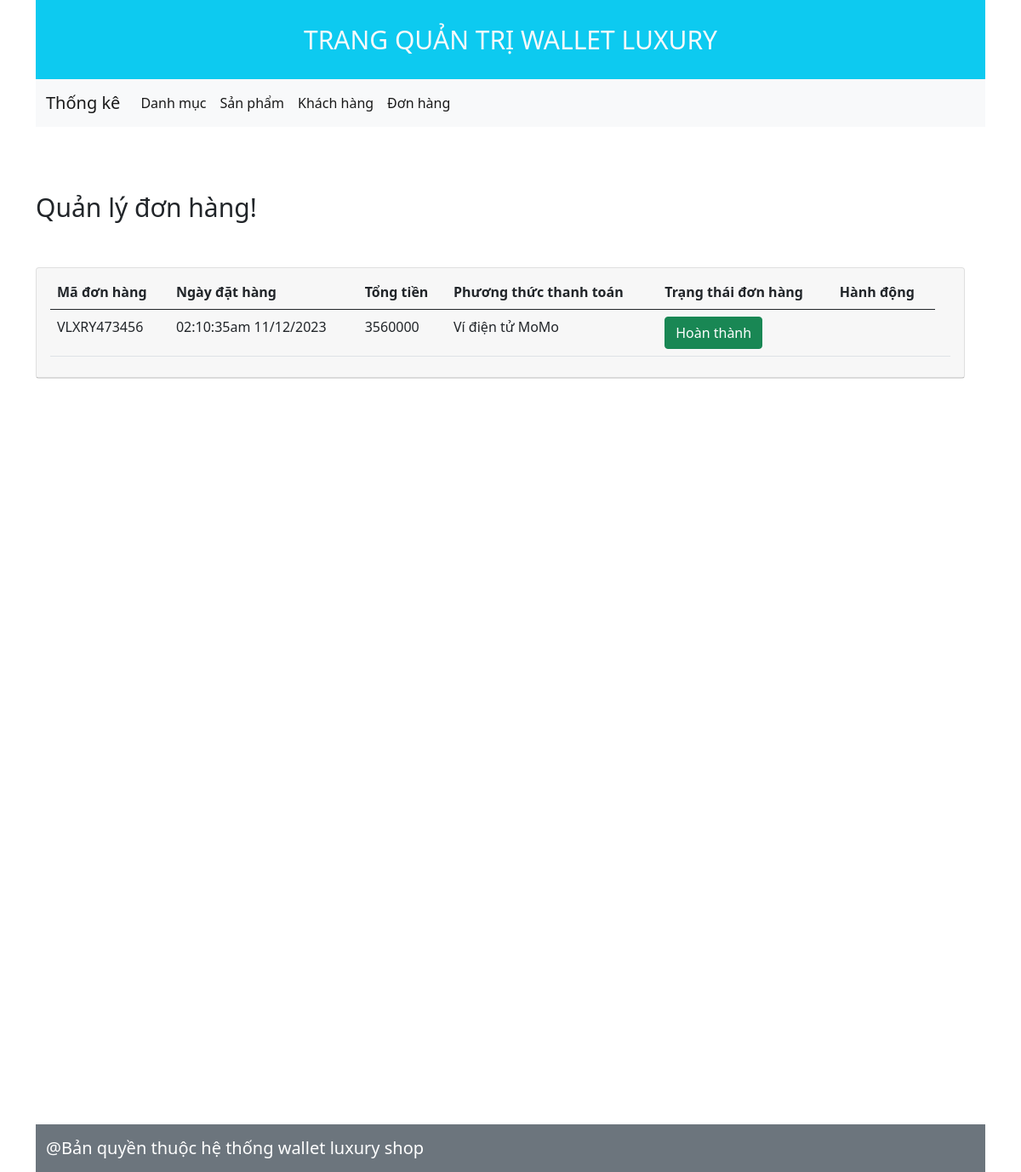
/admin/index.php?act=qldonhang, run on the app's committed database.
### tables this page shows
CREATE TABLE `donhang` (
  `id` int(11) NOT NULL,
  `madh` varchar(255) NOT NULL,
  `tongdonhang` double(10,0) NOT NULL,
  `pttt` tinyint(1) NOT NULL DEFAULT 1,
  `iduser` int(11) NOT NULL,
  `name` varchar(255) NOT NULL,
  `address` varchar(255) NOT NULL,
  `email` varchar(255) NOT NULL,
  `tel` varchar(255) NOT NULL,
  `ngaytao` varchar(255) NOT NULL,
  `trangthai` varchar(255) NOT NULL DEFAULT '0'
);

### model/pdo.php (called while the page is built, shortened)
<?php
function pdo_get_connection()
{
    $servername = "localhost:3306";
    $username = "root";
    $password = "";
    try {
        $conn = new PDO("mysql:host=$servername;dbname=duanmau", $username, $password);
        $conn->setAttribute(PDO::ATTR_ERRMODE, PDO::ERRMODE_EXCEPTION);
        return $conn;
    } catch (PDOException $e) {
        echo "Connection failed: " . $e->getMessage();
    }
}
function pdo_query($sql)
{
    $sql_args = array_slice(func_get_args(), 1);
    try {
        $conn = pdo_get_connection();
        $stmt = $conn->prepare($sql);
        $stmt->execute($sql_args);
        $rows = $stmt->fetchAll();
        return $rows;
    } catch (PDOException $e) {
        throw $e;
    } finally {
        unset($conn);
    }
}
?>

### model/hoadon.php (called while the page is built, shortened)
<?php
    function loadbill_theo_donhang1(){
        $sql ="SELECT * FROM donhang";
        $viewdh = pdo_query($sql);
        return $viewdh;
    }
?>

### admin/donhang/qldonhang.php (the view, shortened to what this page needs)
<div class="row mt-4 main-web">
        <div class="col-md-12">
        <div class="giohang">Quản lý đơn hàng!</div>
          <div class="card mt-5">
            <div class="card-header">
                <table class="table axil-product-table axil-cart-table mb--40">
                <thead>
                    <tr>
                    <th scope="col">Mã đơn hàng</th>
                    <th scope="col">Ngày đặt hàng</th>
                    <th scope="col">Tổng tiền</th>
                    <th scope="col">Phương thức thanh toán</th>
                    <th scope="col">Trạng thái đơn hàng</th>
                    <th scope="col">Hành động</th>
                    </tr>
                </thead>
                <?php
                if(is_array($loadhd1)){
                foreach($loadhd1  as $value):
                ?>
                    <tbody>
                           <td> <?php echo $value['madh'] ?></td>
                           <td> <?php echo $value['ngaytao'] ?></td>
                           <td> <?php echo $value['tongdonhang'] ?></td>
                           <td> <?php if($value['pttt'] == 1){
                                echo $pttt = "Thanh toán khi nhận hàng";
                            } elseif ($value['pttt'] == 2) {
                                echo $pttt = "Chuyển khoản qua ngân hàng";
                            } elseif ($value['pttt'] == 3){
                                echo "Ví điện tử MoMo";
                            } ?></td>
                           <td> <?php if ($value['trangthai'] == 0) { ?>
                                        <button type="button" class="btn btn-outline-danger">Chờ xác nhận</button>
                                    <?php } else if ($value['trangthai'] == 1) { ?>
                                        <button type="button" class="btn btn-warning">Đang vận chuyển</button>
                                    <?php } else if ($value['trangthai'] == 2) { ?>
                                        <button type="button" class="btn btn-success">Hoàn thành</button>
                                    <?php } else { ?>
                                        <button type="button" class="btn btn-danger">Đã hủy</button>
                                    <?php } ?></td>
                           <td>  </td>
                           <td>  </td>
                    </tbody>
                 <?php endforeach;} ?>
                </table>
            </div>
        </div>
    </div>
</div>

### assets/css/admin.css (style rules this page uses)
* { margin: 0; padding: 0; box-sizing: border-box; }
.main-web { min-height: 1000px; }

### admin/donhang/qldonhang.php (style rules this page uses)
.giohang { font-size: 30px; }

### data on the page
donhang: madh "VLXRY473456", ngaytao "02:10:35am 11/12/2023", tongdonhang "3560000", pttt "Ví điện tử MoMo", trangthai "Hoàn thành"
